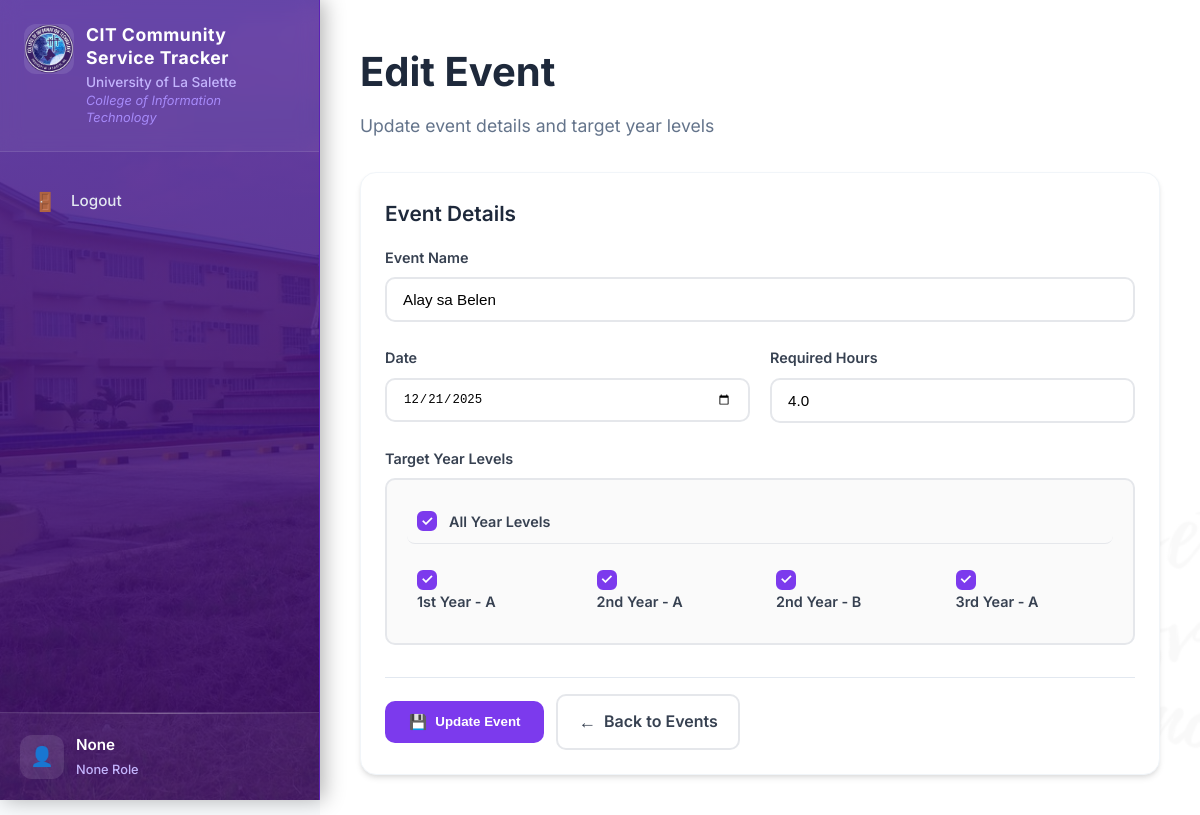
The app's page /events/edit/3 with its own data.
### models.py (models this page shows, shortened)
class Event(db.Model):
    id = db.Column(db.Integer, primary_key=True)
    name = db.Column(db.String(255), nullable=False)
    date = db.Column(db.Date, nullable=False)
    required_hours = db.Column(db.Float, default=2.0, nullable=False)
    target_years = db.Column(db.String(255), nullable=False)   # CSV of YearLevel IDs or "all"
    semester_id = db.Column(db.Integer, db.ForeignKey("semester.id"), nullable=True)
    semester = db.relationship("Semester", backref="events")
    created_at = db.Column(db.DateTime, default=datetime.utcnow)
    attendance = db.relationship("EventAttendance", backref="event", cascade="all, delete-orphan")

class YearLevel(db.Model):
    id = db.Column(db.Integer, primary_key=True)
    academic_year_id = db.Column(db.Integer, db.ForeignKey("academic_year.id"), nullable=False)
    level = db.Column(db.Integer, nullable=False)         # 1-4
    section = db.Column(db.String(5), nullable=False)
    created_at = db.Column(db.DateTime, default=datetime.utcnow)
    students = db.relationship("Student", backref="year_level", cascade="all, delete-orphan")
    __table_args__ = (
        db.UniqueConstraint("academic_year_id", "level", "section", name="uq_year_level_section"),
    )

### routes.py (the view, shortened to what this page needs)
@app.route("/events/edit/<int:event_id>", methods=["GET", "POST"])
def edit_event(event_id):
    event = Event.query.get_or_404(event_id)
    year_levels = YearLevel.query.order_by(YearLevel.level, YearLevel.section).all()
    academic_years = AcademicYear.query.order_by(AcademicYear.year.desc()).all()
    return render_template(
        "edit_event.html",
        event=event,
        year_levels=year_levels,
        academic_years=academic_years
    )

### templates/edit_event.html (shortened to what this page needs)
{% extends "base.html" %}
{% block content %}
<link rel="stylesheet" href="{{ url_for('static', filename='css/edit_event.css') }}">
<div class="dashboard-header">
    <h1>Edit Event</h1>
    <p class="subtitle">Update event details and target year levels</p>
</div>
<div class="content-card">
    <div class="card-header">
        <h3>Event Details</h3>
    </div>
    <div class="card-content">
        <form method="post" action="{{ url_for('edit_event', event_id=event.id) }}" class="event-form">
            <div class="form-group">
                <label>Event Name</label>
                <input type="text" name="name" value="{{ event.name }}" required placeholder="Enter event name">
            </div>
            <div class="form-row">
                <div class="form-group">
                    <label>Date</label>
                    <input type="date" name="date" value="{{ event.date }}" required>
                </div>
                <div class="form-group">
                    <label>Required Hours</label>
                    <input type="number" step="0.1" name="required_hours" value="{{ event.required_hours }}" required min="0.1">
                </div>
            </div>
            <div class="form-group">
                <label>Target Year Levels</label>
                <div class="checkbox-group" id="yearLevelContainer">
                    <label class="checkbox-label all-checkbox">
                        <span class="checkmark"></span>
                        All Year Levels
                    </label>
                    <div class="year-level-grid" id="yearLevelGrid">
                        {% for yl in year_levels %}
                        <label class="checkbox-label" data-academic-year="{{ yl.academic_year_id }}">
                            <span class="checkmark"></span>
                            {{ yl.level }}{% if yl.level==1 %}st{% elif yl.level==2 %}nd{% elif yl.level==3 %}rd{% else %}th{% endif %} Year - {{ yl.section }}
                        </label>
                        {% endfor %}
                    </div>
                </div>
            </div>
            <div class="form-actions">
                <button type="submit" class="btn-primary">
                    <span class="btn-icon">💾</span>
                    Update Event
                </button>
                <a href="{{ url_for('events') }}" class="btn-secondary">
                    <span class="btn-icon">←</span>
                    Back to Events
                </a>
            </div>
        </form>
    </div>
</div>
{% endblock %}

### static/css/dashboard.css (style rules this page uses)
* { margin: 0; padding: 0; box-sizing: border-box; }
body, html { font-family: 'Inter', sans-serif; background-color: #f8fafc; height: 100%; color: #334155; line-height: 1.6; }
.dashboard-header { margin-bottom: 32px; }
.dashboard-header h1 { font-size: 2.5em; font-weight: 700; color: #1e293b; margin-bottom: 8px; }
.dashboard-header .subtitle { color: #64748b; font-size: 1.1em; font-weight: 400; }
.content-card { background: #fff; border-radius: 16px; box-shadow: 0 4px 6px -1px rgba(0, 0, 0, 0.1), 0 2px 4px -1px rgba(0, 0, 0, 0.06); border: 1px solid #f1f5f9; overflow: hidden; }
.card-header { padding: 24px 24px 0; display: flex; justify-content: space-between; align-items: center; margin-bottom: 16px; }
.card-header h3 { font-size: 1.3em; font-weight: 600; color: #1e293b; flex: 1; }
.card-content { padding: 0 24px 24px; }

### static/css/edit_event.css (style rules this page uses)
.event-form { display: flex; flex-direction: column; gap: 24px; }
.form-group { display: flex; flex-direction: column; gap: 8px; }
.form-row { display: grid; grid-template-columns: 1fr 1fr; gap: 20px; }
.form-group label { font-weight: 600; color: #374151; font-size: 0.9em; }
.form-group input[type="text"], .form-group input[type="date"], .form-group input[type="number"] { padding: 12px 16px; border: 2px solid #e5e7eb; border-radius: 10px; font-size: 0.95em; transition: all 0.3s ease; background: #fff; }
.checkbox-group { border: 2px solid #e5e7eb; border-radius: 10px; padding: 20px; background: #fafafa; }
.all-checkbox { margin-bottom: 16px; padding-bottom: 16px; border-bottom: 1px solid #e5e7eb; font-weight: 600; color: #1e293b; }
.year-level-grid { display: grid; grid-template-columns: repeat(auto-fit, minmax(150px, 1fr)); gap: 12px; }
.checkbox-label { display: flex; align-items: center; gap: 12px; cursor: pointer; padding: 10px; border-radius: 8px; transition: all 0.3s ease; font-weight: 500; color: #374151; }
.checkmark { width: 20px; height: 20px; border: 2px solid #cbd5e1; border-radius: 6px; display: flex; align-items: center; justify-content: center; transition: all 0.3s ease; flex-shrink: 0; }
.checkbox-label input[type="checkbox"]:checked ~ .checkmark { background: #7c3aed; border-color: #7c3aed; }
.checkmark:after { content: "✓"; color: white; font-size: 14px; font-weight: bold; opacity: 0; transition: opacity 0.3s ease; }
.checkbox-label input[type="checkbox"]:checked ~ .checkmark:after { opacity: 1; }
.form-actions { display: flex; gap: 12px; align-items: center; padding-top: 16px; border-top: 1px solid #e2e8f0; margin-top: 8px; }
.btn-primary { padding: 12px 24px; border: none; border-radius: 10px; background: #7c3aed; color: #fff; font-weight: 600; cursor: pointer; transition: all 0.3s ease; display: inline-flex; align-items: center; gap: 8px; }
.btn-secondary { padding: 12px 20px; border: 2px solid #e5e7eb; border-radius: 10px; background: #fff; color: #374151; font-weight: 600; cursor: pointer; transition: all 0.3s ease; text-decoration: none; display: inline-flex; align-items: center; gap: 8px; }
.btn-icon { font-size: 1.1em; }

### records on screen
Event: name "Alay sa Belen", date "12/21/2025", required_hours "4.0"
YearLevel: level "1", shows "st", section "A"
YearLevel: level "2", shows "nd", section "A"
YearLevel: level "2", shows "nd", section "B"
YearLevel: level "3", shows "rd", section "A"

### other values on screen
{{ session.get('username') }} "None"
{{ session.get('role') }} "None"
